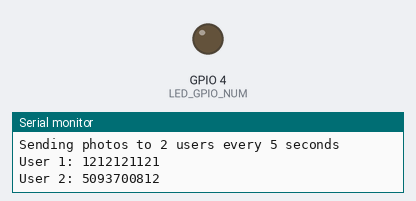
Simulated run of this sketch. Board: ESP32. Shown: output pins drawn as LEDs (lit = HIGH), the last lines printed to the serial monitor. WiFi joins after 1.5 s; servers stay silent unless stated; the camera gives no picture; web services answer with replies made up by the test bench.

Above: at 3.4 s.
At 5.09 s:
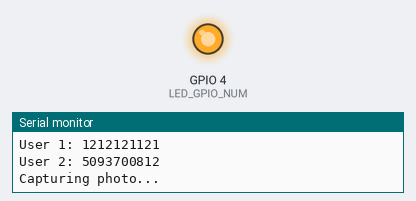
Timing chart, 0 to 8.4 s (numbered marks = the images above):
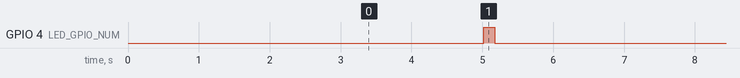

The sketch:

code.ino
```cpp
#include "esp_camera.h"
#include <WiFi.h>
#include <HTTPClient.h>
#include <WiFiClientSecure.h>

//
// WARNING!!! PSRAM IC required for UXGA resolution and high JPEG quality
//            Ensure ESP32 Wrover Module or other board with PSRAM is selected
//

// ===================
// Select camera model - Uncomment the one you're using
// ===================
#define CAMERA_MODEL_AI_THINKER // Has PSRAM

// ===================
// Camera Pin Definitions (inline)
// ===================
#if defined(CAMERA_MODEL_AI_THINKER)
#define PWDN_GPIO_NUM     32
#define RESET_GPIO_NUM    -1
#define XCLK_GPIO_NUM      0
#define SIOD_GPIO_NUM     26
#define SIOC_GPIO_NUM     27
#define Y9_GPIO_NUM       35
#define Y8_GPIO_NUM       34
#define Y7_GPIO_NUM       39
#define Y6_GPIO_NUM       36
#define Y5_GPIO_NUM       21
#define Y4_GPIO_NUM       19
#define Y3_GPIO_NUM       18
#define Y2_GPIO_NUM        5
#define VSYNC_GPIO_NUM    25
#define HREF_GPIO_NUM     23
#define PCLK_GPIO_NUM     22
#define LED_GPIO_NUM       4  // Flash LED
#endif

// ===========================
// Enter your WiFi credentials
// ===========================
const char* ssid = "Me";
const char* password = "mehedi113";

// ===========================
// Telegram Bot Configuration
// ===========================
const String BOT_TOKEN = "8447024742:AAFDLc_v3_sRZXjaYnONttL_8i66YwSZdbo";

// Multiple Chat IDs - Add more users here
const String CHAT_IDS[] = {
  "1212121121",  // User 1
  "5093700812"   // User 2
};
const int TOTAL_USERS = 2; // Update this number when adding more users

const String TELEGRAM_URL = "https://api.telegram.org/bot8447024742:AAFDLc_v3_sRZXjaYnONttL_8i66YwSZdbo/sendPhoto";

// ===========================
// Timing Configuration
// ===========================
const unsigned long CAPTURE_INTERVAL = 5000; // 5 seconds between captures
unsigned long lastCaptureTime = 0;

// ===========================
// Function Declarations
// ===========================
bool sendPhotoToTelegram(camera_fb_t* fb, String chatId);
void captureAndSendPhoto();
void setupLedFlash(int pin);

void setup() {
  Serial.begin(115200);
  Serial.setDebugOutput(true);
  Serial.println();
  Serial.println("ESP32-CAM Telegram Multi-User Live Stream Starting...");

  // Camera configuration
  camera_config_t config;
  config.ledc_channel = LEDC_CHANNEL_0;
  config.ledc_timer = LEDC_TIMER_0;
  config.pin_d0 = Y2_GPIO_NUM;
  config.pin_d1 = Y3_GPIO_NUM;
  config.pin_d2 = Y4_GPIO_NUM;
  config.pin_d3 = Y5_GPIO_NUM;
  config.pin_d4 = Y6_GPIO_NUM;
  config.pin_d5 = Y7_GPIO_NUM;
  config.pin_d6 = Y8_GPIO_NUM;
  config.pin_d7 = Y9_GPIO_NUM;
  config.pin_xclk = XCLK_GPIO_NUM;
  config.pin_pclk = PCLK_GPIO_NUM;
  config.pin_vsync = VSYNC_GPIO_NUM;
  config.pin_href = HREF_GPIO_NUM;
  config.pin_sscb_sda = SIOD_GPIO_NUM;
  config.pin_sscb_scl = SIOC_GPIO_NUM;
  config.pin_pwdn = PWDN_GPIO_NUM;
  config.pin_reset = RESET_GPIO_NUM;
  config.xclk_freq_hz = 20000000;

  // Optimized settings for Telegram streaming
  config.frame_size = FRAMESIZE_SVGA;  // 800x600 - good balance of quality/size
  config.pixel_format = PIXFORMAT_JPEG;
  config.grab_mode = CAMERA_GRAB_WHEN_EMPTY;
  config.fb_location = CAMERA_FB_IN_PSRAM;
  config.jpeg_quality = 15;  // Lower number = higher quality, but larger file
  config.fb_count = 1;

  // Optimize for PSRAM if available
  if(psramFound()){
    config.jpeg_quality = 12;
    config.fb_count = 2;
    config.grab_mode = CAMERA_GRAB_LATEST;
    Serial.println("PSRAM found - using optimized settings");
  } else {
    config.frame_size = FRAMESIZE_VGA;  // Smaller if no PSRAM
    config.fb_location = CAMERA_FB_IN_DRAM;
    Serial.println("No PSRAM - using conservative settings");
  }

  // Initialize camera
  esp_err_t err = esp_camera_init(&config);
  if (err != ESP_OK) {
    Serial.printf("Camera init failed with error 0x%x\n", err);
    return;
  }
  Serial.println("Camera initialized successfully");

  // Get camera sensor and apply settings
  sensor_t * s = esp_camera_sensor_get();
  if (s->id.PID == OV3660_PID) {
    s->set_vflip(s, 1);
    s->set_brightness(s, 1);
    s->set_saturation(s, -2);
  }

  // Setup LED Flash if available
#ifdef LED_GPIO_NUM
  setupLedFlash(LED_GPIO_NUM);
#endif

  // Connect to WiFi
  WiFi.begin(ssid, password);
  WiFi.setSleep(false);

  Serial.print("Connecting to WiFi");
  while (WiFi.status() != WL_CONNECTED) {
    delay(500);
    Serial.print(".");
  }
  Serial.println();
  Serial.println("WiFi connected!");
  Serial.print("IP address: ");
  Serial.println(WiFi.localIP());

  Serial.println("Starting Telegram multi-user live stream...");
  Serial.printf("Sending photos to %d users every %lu seconds\n", TOTAL_USERS, CAPTURE_INTERVAL/1000);

  // Print all chat IDs
  for(int i = 0; i < TOTAL_USERS; i++) {
    Serial.printf("User %d: %s\n", i+1, CHAT_IDS[i].c_str());
  }
}

void loop() {
  unsigned long currentTime = millis();

  // Check if it's time to capture and send a photo
  if (currentTime - lastCaptureTime >= CAPTURE_INTERVAL) {
    captureAndSendPhoto();
    lastCaptureTime = currentTime;
  }

  // Small delay to prevent watchdog issues
  delay(100);
}

void captureAndSendPhoto() {
  Serial.println("Capturing photo...");

  // Flash LED on during capture (if available)
#ifdef LED_GPIO_NUM
  digitalWrite(LED_GPIO_NUM, HIGH);
  delay(100);
#endif

  // Capture photo
  camera_fb_t * fb = esp_camera_fb_get();

  // Turn off flash
#ifdef LED_GPIO_NUM
  digitalWrite(LED_GPIO_NUM, LOW);
#endif

  if (!fb) {
    Serial.println("Camera capture failed");
    return;
  }

  Serial.printf("Photo captured: %dx%d, size: %d bytes\n",
                fb->width, fb->height, fb->len);

  // Send to all users
  int successCount = 0;
  for(int i = 0; i < TOTAL_USERS; i++) {
    Serial.printf("Sending to user %d (ID: %s)...\n", i+1, CHAT_IDS[i].c_str());

    bool success = sendPhotoToTelegram(fb, CHAT_IDS[i]);

    if (success) {
      Serial.printf("✓ Sent to user %d successfully!\n", i+1);
      successCount++;
    } else {
      Serial.printf("✗ Failed to send to user %d\n", i+1);
    }

    // Small delay between sends to avoid rate limiting
    if(i < TOTAL_USERS - 1) {
      delay(1000); // 1 second delay between users
    }
  }

  Serial.printf("Photo sent to %d/%d users successfully!\n", successCount, TOTAL_USERS);

  // Return the frame buffer back to the driver for reuse
  esp_camera_fb_return(fb);
}

bool sendPhotoToTelegram(camera_fb_t* fb, String chatId) {
  if (WiFi.status() != WL_CONNECTED) {
    Serial.println("WiFi not connected");
    return false;
  }

  WiFiClientSecure client;
  client.setInsecure();

  if (!client.connect("api.telegram.org", 443)) {
    Serial.println("Connection to Telegram failed");
    return false;
  }

  String boundary = "----ESP32CAMBoundary1234567890";
  String contentType = "multipart/form-data; boundary=" + boundary;

  // Build the POST body
  String bodyStart = "";
  bodyStart += "--" + boundary + "\r\n";
  bodyStart += "Content-Disposition: form-data; name=\"chat_id\"\r\n\r\n";
  bodyStart += chatId + "\r\n";
  bodyStart += "--" + boundary + "\r\n";
  bodyStart += "Content-Disposition: form-data; name=\"caption\"\r\n\r\n";
  bodyStart += "Live feed from ESP32-CAM - " + String(millis()/1000) + "s\r\n";
  bodyStart += "--" + boundary + "\r\n";
  bodyStart += "Content-Disposition: form-data; name=\"photo\"; filename=\"esp32cam.jpg\"\r\n";
  bodyStart += "Content-Type: image/jpeg\r\n\r\n";

  String bodyEnd = "\r\n--" + boundary + "--\r\n";

  int contentLength = bodyStart.length() + fb->len + bodyEnd.length();

  // Send HTTP headers
  client.println("POST /bot" + BOT_TOKEN + "/sendPhoto HTTP/1.1");
  client.println("Host: api.telegram.org");
  client.println("Content-Type: " + contentType);
  client.println("Content-Length: " + String(contentLength));
  client.println("Connection: close");
  client.println();

  // Send the body start
  client.print(bodyStart);

  // Send image data in chunks
  const size_t chunkSize = 1024;
  size_t totalSent = 0;

  while (totalSent < fb->len) {
    size_t remainingBytes = fb->len - totalSent;
    size_t currentChunk = (remainingBytes < chunkSize) ? remainingBytes : chunkSize;

    size_t sent = client.write(fb->buf + totalSent, currentChunk);
    totalSent += sent;

    if (sent == 0) {
      Serial.println("Failed to send image data");
      client.stop();
      return false;
    }

    // Small delay and yield to prevent watchdog
    delay(1);
    yield();
  }

  // Send the body end
  client.print(bodyEnd);

  // Wait for response
  unsigned long timeout = millis() + 10000; // 10 second timeout
  while (client.connected() && millis() < timeout) {
    if (client.available()) {
      String response = client.readString();

      if (response.indexOf("HTTP/1.1 200 OK") >= 0) {
        client.stop();
        return true;
      } else {
        Serial.println("Telegram API error in response");
        client.stop();
        return false;
      }
    }
    delay(10);
  }

  Serial.println("Timeout waiting for response");
  client.stop();
  return false;
}

void setupLedFlash(int pin) {
  pinMode(pin, OUTPUT);
  digitalWrite(pin, LOW);
  Serial.printf("LED Flash setup on pin %d\n", pin);
}
```

Measured:
- by itself, GPIO 4 (LED_GPIO_NUM): alternates HIGH for 0.16 s and LOW for 4.9 s
